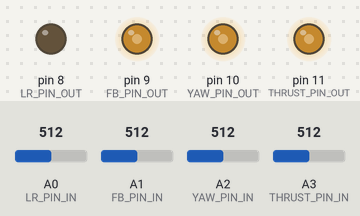
Bench run of a sketch on a simulated Arduino Pro Mini, built for the host (arithmetic inside an expression is 32-bit, double 64-bit). Parts: output pins drawn as LEDs (lit = HIGH). The test bench sets the inputs (shaded band); at power-on: A0 (LR_PIN_IN) = 512, A1 (FB_PIN_IN) = 512, A2 (YAW_PIN_IN) = 512, A3 (THRUST_PIN_IN) = 512.

Above: at 1.2 s.
1.3 s: A0 (LR_PIN_IN) set to 524
At 2.1 s:
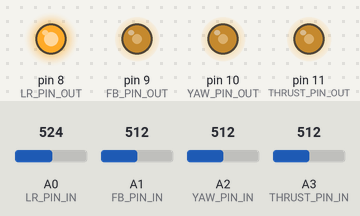
2.8 s: A1 (FB_PIN_IN) set to 716
At 3.3 s:
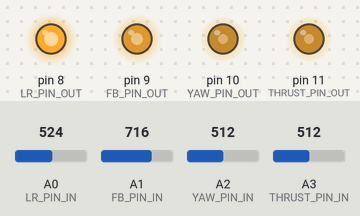
4.3 s: A2 (YAW_PIN_IN) set to 716
At 5.5 s:
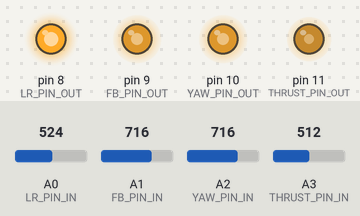
5.8 s: A3 (THRUST_PIN_IN) set to 716
At 6.8 s:
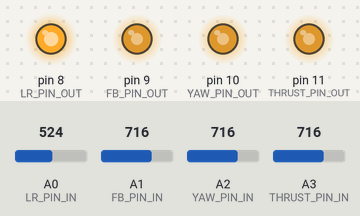
7.3 s: A0 (LR_PIN_IN) set to 306
At 8.0 s:
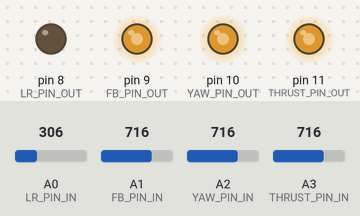
8.8 s: A1 (FB_PIN_IN) set to 992
At 9.2 s:
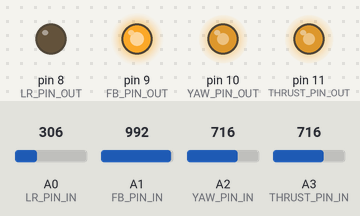
Timing chart, 0 to 11.3 s (numbered marks = the images above; inputs shaded):
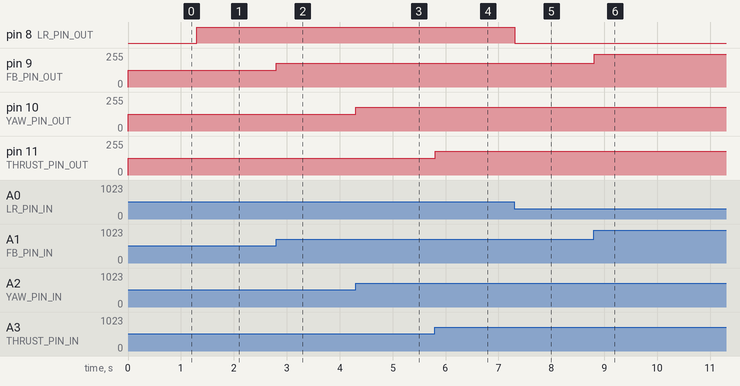

Measured:
- the behaviour switches between 514 and 515 on A0 (LR_PIN_IN) (found by bisection; images 0 and 1)
- after the input at 1.3 s, pin 8 (LR_PIN_OUT): LOW → HIGH at once
- after the input at 2.8 s, pin 9 (FB_PIN_OUT): 127/255 → 178/255 at once
- after the input at 4.3 s, pin 10 (YAW_PIN_OUT): 127/255 → 178/255 at once
- after the input at 5.8 s, pin 11 (THRUST_PIN_OUT): 127/255 → 178/255 at once
- after the input at 7.3 s, pin 8 (LR_PIN_OUT): HIGH → LOW at once
- after the input at 8.8 s, pin 9 (FB_PIN_OUT): 178/255 → 247/255 at once

The sketch:

hubsan_control.ino
```cpp
boolean DEBUG = false;

// pin outs					// INPUTS
int LR_PIN_IN = A0;			// Left - Right
int FB_PIN_IN = A1;			// Front - Back
int YAW_PIN_IN = A2;		// Yaw
int THRUST_PIN_IN = A3;		// Thrust

							// OUTPUTS
int LR_PIN_OUT = 8;			// Left - Right
int FB_PIN_OUT = 9;			// Front - Back
int YAW_PIN_OUT = 10;		// Yaw
int THRUST_PIN_OUT = 11;	// Thrust

// Calibration parameters
int LR_min = 0; // value to be subtracted from input to get 0
int LR_max = 0; // value to be added to the input to get 255

int FB_min = 0; // value to be subtracted from input to get 0
int FB_max = 0; // value to be added to the input to get 255

int YAW_min = 0; // value to be subtracted from input to get 0
int YAW_max = 0; // value to be added to the input to get 255

int THRUST_min = 0; // value to be subtracted from the input to get 0
int THRUST_max = 0; // value to be added to the input to get 255

// values to change analogue range output to cap the max output voltage
float MAX_ANALOG_V = 5.0;	// can be set to 3.3 for pro-mini versions that have 3.3v logic
int ANALOG_RANGE = MAX_ANALOG_V / 5.0 * 255;

long last_print_time = 0;

void setup() {
	pinMode(FB_PIN_IN, INPUT);
	pinMode(LR_PIN_IN, INPUT);
	pinMode(YAW_PIN_IN, INPUT);
	pinMode(THRUST_PIN_IN, INPUT);

	pinMode(FB_PIN_OUT, OUTPUT);
	pinMode(LR_PIN_OUT, OUTPUT);
	pinMode(YAW_PIN_OUT, OUTPUT);
	pinMode(THRUST_PIN_OUT, OUTPUT);

	analogReference(INTERNAL2V56);
	Serial.begin(115200);
	last_print_time = millis();
}

// Scale the input to from 1024 to 255 output, where 255 represents 0-ANALOG_MAX_VOLTAGE
int scaled(int input)
{
	return input / 1024.0 * ANALOG_RANGE;
}

void loop() {
	int front_back =  scaled(analogRead(FB_PIN_IN));
	int left_right =  scaled(analogRead(LR_PIN_IN));
	int yaw =  scaled(analogRead(YAW_PIN_IN));
	int thrust =  scaled(analogRead(THRUST_PIN_IN));

	analogWrite(FB_PIN_OUT, front_back );
	analogWrite(LR_PIN_OUT, left_right );
	analogWrite(YAW_PIN_OUT, yaw );
	analogWrite(THRUST_PIN_OUT, thrust );
	delay(10);

	if ( DEBUG && ((millis() - last_print_time) > 1000) )
	{
		Serial.print("Front_Back: "); Serial.print(front_back);
		Serial.print(" Left_Right: "); Serial.print(left_right);
		Serial.print(" Yaw: "); Serial.print(yaw);
		Serial.print(" Thrust: "); Serial.println(thrust);
	}
}
```
